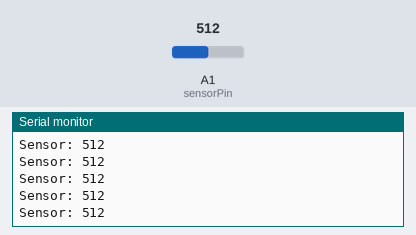
Bench run of a sketch on a simulated Arduino Uno, built with avr-gcc and run on an emulated ATmega328P. On the bench: the last lines printed to the serial monitor. The inputs (shaded band) are chosen by the test bench; at power-on: A1 (sensorPin) = 512.

Above: at 1.2 s.
1.3 s: A1 (sensorPin) set to 716
At 1.31 s:
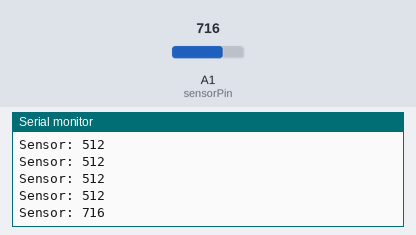
2.8 s: A1 (sensorPin) set to 900
At 2.82 s:
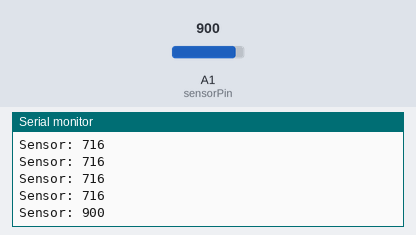
Timing chart, 0 to 5.8 s (numbered marks = the images above; inputs shaded):
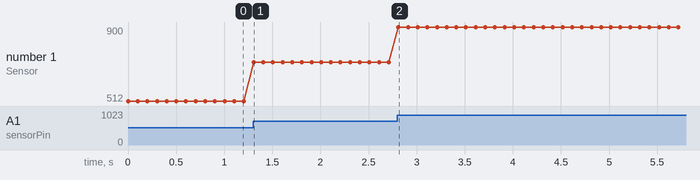

Measured:
- after the input at 1.3 s, the serial monitor: prints a new line at once (image 1)
- after the input at 2.8 s, the serial monitor: prints a new line at once (image 2)
- plotted number 1: 512 → 716 after the input at 1.3 s, 716 → 900 after the input at 2.8 s

The sketch:

SensorsIn2max.ino
```cpp
int sensorPin = A1;

void setup() {
  Serial.begin(115200); // Open serial monitor at 115200 baud to see ping results.

}

void loop() {
  int sensor=analogRead(sensorPin);
  Serial.print("Sensor: ");
  Serial.println(sensor);// print the distance
  delay(100);
}
```
